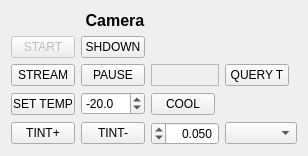
   <widget class="QWidget" name="gridLayoutWidget">
    <property name="geometry">
     <rect>
      <x>10</x>
      <y>40</y>
      <width>363</width>
      <height>217</height>
     </rect>
    </property>
    <layout class="QGridLayout" name="gridLayout">
     <property name="sizeConstraint">
      <enum>QLayout::SetFixedSize</enum>
     </property>
     <item row="3" column="2">
      <widget class="QFrame" name="frame">
       <property name="frameShape">
        <enum>QFrame::StyledPanel</enum>
       </property>
       <property name="frameShadow">
        <enum>QFrame::Raised</enum>
       </property>
      </widget>
     </item>
     <item row="4" column="1">
      <widget class="QDoubleSpinBox" name="dspB_CamTemperature">
       <property name="maximumSize">
        <size>
         <width>68</width>
         <height>16777215</height>
        </size>
       </property>
       <property name="decimals">
        <number>1</number>
       </property>
       <property name="minimum">
        <double>-120.000000000000000</double>
       </property>
       <property name="maximum">
        <double>20.000000000000000</double>
       </property>
       <property name="singleStep">
        <double>5.000000000000000</double>
       </property>
       <property name="value">
        <double>-20.000000000000000</double>
       </property>
      </widget>
     </item>
     <item row="5" column="3">
      <widget class="QComboBox" name="combo_CameraMode"/>
     </item>
     <item row="4" column="2">
      <widget class="QPushButton" name="tpB_Cooling">
       <property name="sizePolicy">
        <sizepolicy hsizetype="Minimum" vsizetype="Fixed">
         <horstretch>0</horstretch>
         <verstretch>0</verstretch>
        </sizepolicy>
       </property>
       <property name="maximumSize">
        <size>
         <width>64</width>
         <height>16777215</height>
        </size>
       </property>
       <property name="text">
        <string>COOL</string>
       </property>
       <property name="checkable">
        <bool>true</bool>
       </property>
       <property name="default">
        <bool>false</bool>
       </property>
       <property name="flat">
        <bool>false</bool>
       </property>
      </widget>
     </item>
     <item row="5" column="0">
      <widget class="QPushButton" name="pB_cam_tint_inc">
       <property name="sizePolicy">
        <sizepolicy hsizetype="Fixed" vsizetype="Fixed">
         <horstretch>16</horstretch>
         <verstretch>0</verstretch>
        </sizepolicy>
       </property>
       <property name="maximumSize">
        <size>
         <width>64</width>
         <height>16777215</height>
        </size>
       </property>
       <property name="text">
        <string>TINT+</string>
       </property>
      </widget>
     </item>
     <item row="0" column="0" colspan="3">
      <widget class="QLabel" name="label_4">
       <property name="maximumSize">
        <size>
         <width>16777215</width>
         <height>22</height>
        </size>
       </property>
       <property name="font">
        <font>
         <pointsize>12</pointsize>
         <weight>75</weight>
         <bold>true</bold>
        </font>
       </property>
       <property name="text">
        <string>Camera</string>
       </property>
       <property name="alignment">
        <set>Qt::AlignCenter</set>
       </property>
      </widget>
     </item>
     <item row="5" column="2">
      <widget class="QDoubleSpinBox" name="dspB_CamExpTime">
       <property name="maximumSize">
        <size>
         <width>68</width>
         <height>16777215</height>
        </size>
       </property>
       <property name="layoutDirection">
        <enum>Qt::RightToLeft</enum>
       </property>
       <property name="alignment">
        <set>Qt::AlignRight|Qt::AlignTrailing|Qt::AlignVCenter</set>
       </property>
       <property name="decimals">
        <number>3</number>
       </property>
       <property name="maximum">
        <double>1000.000000000000000</double>
       </property>
       <property name="singleStep">
        <double>0.050000000000000</double>
       </property>
       <property name="value">
        <double>0.050000000000000</double>
       </property>
      </widget>
     </item>
     <item row="3" column="0">
      <widget class="QPushButton" name="pB_cam_stream">
       <property name="sizePolicy">
        <sizepolicy hsizetype="Fixed" vsizetype="Fixed">
         <horstretch>16</horstretch>
         <verstretch>0</verstretch>
        </sizepolicy>
       </property>
       <property name="maximumSize">
        <size>
         <width>64</width>
         <height>16777215</height>
        </size>
       </property>
       <property name="text">
        <string>STREAM</string>
       </property>
      </widget>
     </item>
     <item row="4" column="3">
      <widget class="QPlainTextEdit" name="tED_CurrentTemperature">
       <property name="enabled">
        <bool>false</bool>
       </property>
       <property name="maximumSize">
        <size>
         <width>64</width>
         <height>24</height>
        </size>
       </property>
       <property name="autoFillBackground">
        <bool>false</bool>
       </property>
       <property name="frameShape">
        <enum>QFrame::NoFrame</enum>
       </property>
       <property name="readOnly">
        <bool>false</bool>
       </property>
       <property name="backgroundVisible">
        <bool>false</bool>
       </property>
      </widget>
     </item>
     <item row="5" column="1">
      <widget class="QPushButton" name="pB_cam_tint_dec">
       <property name="sizePolicy">
        <sizepolicy hsizetype="Fixed" vsizetype="Fixed">
         <horstretch>16</horstretch>
         <verstretch>0</verstretch>
        </sizepolicy>
       </property>
       <property name="maximumSize">
        <size>
         <width>64</width>
         <height>16777215</height>
        </size>
       </property>
       <property name="text">
        <string>TINT-</string>
       </property>
      </widget>
     </item>
     <item row="1" column="0">
      <widget class="QPushButton" name="pB_cam_start">
       <property name="enabled">
        <bool>false</bool>
       </property>
       <property name="sizePolicy">
        <sizepolicy hsizetype="Fixed" vsizetype="Fixed">
         <horstretch>16</horstretch>
         <verstretch>0</verstretch>
        </sizepolicy>
       </property>
       <property name="maximumSize">
        <size>
         <width>64</width>
         <height>16777215</height>
        </size>
       </property>
       <property name="text">
        <string>START</string>
       </property>
      </widget>
     </item>
     <item row="3" column="1">
      <widget class="QPushButton" name="pB_cam_stop">
       <property name="sizePolicy">
        <sizepolicy hsizetype="Fixed" vsizetype="Fixed">
         <horstretch>16</horstretch>
         <verstretch>0</verstretch>
        </sizepolicy>
       </property>
       <property name="maximumSize">
        <size>
         <width>64</width>
         <height>16777215</height>
        </size>
       </property>
       <property name="text">
        <string>PAUSE</string>
       </property>
      </widget>
     </item>
     <item row="3" column="3">
      <widget class="QPushButton" name="pB_QueryCamTemperature">
       <property name="sizePolicy">
        <sizepolicy hsizetype="Fixed" vsizetype="Fixed">
         <horstretch>16</horstretch>
         <verstretch>0</verstretch>
        </sizepolicy>
       </property>
       <property name="maximumSize">
        <size>
         <width>64</width>
         <height>16777215</height>
        </size>
       </property>
       <property name="text">
        <string>QUERY T</string>
       </property>
      </widget>
     </item>
     <item row="4" column="0">
      <widget class="QPushButton" name="pB_SetTempSetPoint">
       <property name="sizePolicy">
        <sizepolicy hsizetype="Fixed" vsizetype="Fixed">
         <horstretch>16</horstretch>
         <verstretch>0</verstretch>
        </sizepolicy>
       </property>
       <property name="maximumSize">
        <size>
         <width>64</width>
         <height>16777215</height>
        </size>
       </property>
       <property name="text">
        <string>SET TEMP</string>
       </property>
      </widget>
     </item>
     <item row="1" column="1">
      <widget class="QPushButton" name="pB_cam_shutdown">
       <property name="enabled">
        <bool>true</bool>
       </property>
       <property name="sizePolicy">
        <sizepolicy hsizetype="Fixed" vsizetype="Fixed">
         <horstretch>16</horstretch>
         <verstretch>0</verstretch>
        </sizepolicy>
       </property>
       <property name="maximumSize">
        <size>
         <width>64</width>
         <height>16777215</height>
        </size>
       </property>
       <property name="text">
        <string>SHDOWN</string>
       </property>
      </widget>
     </item>
    </layout>
   </widget>
